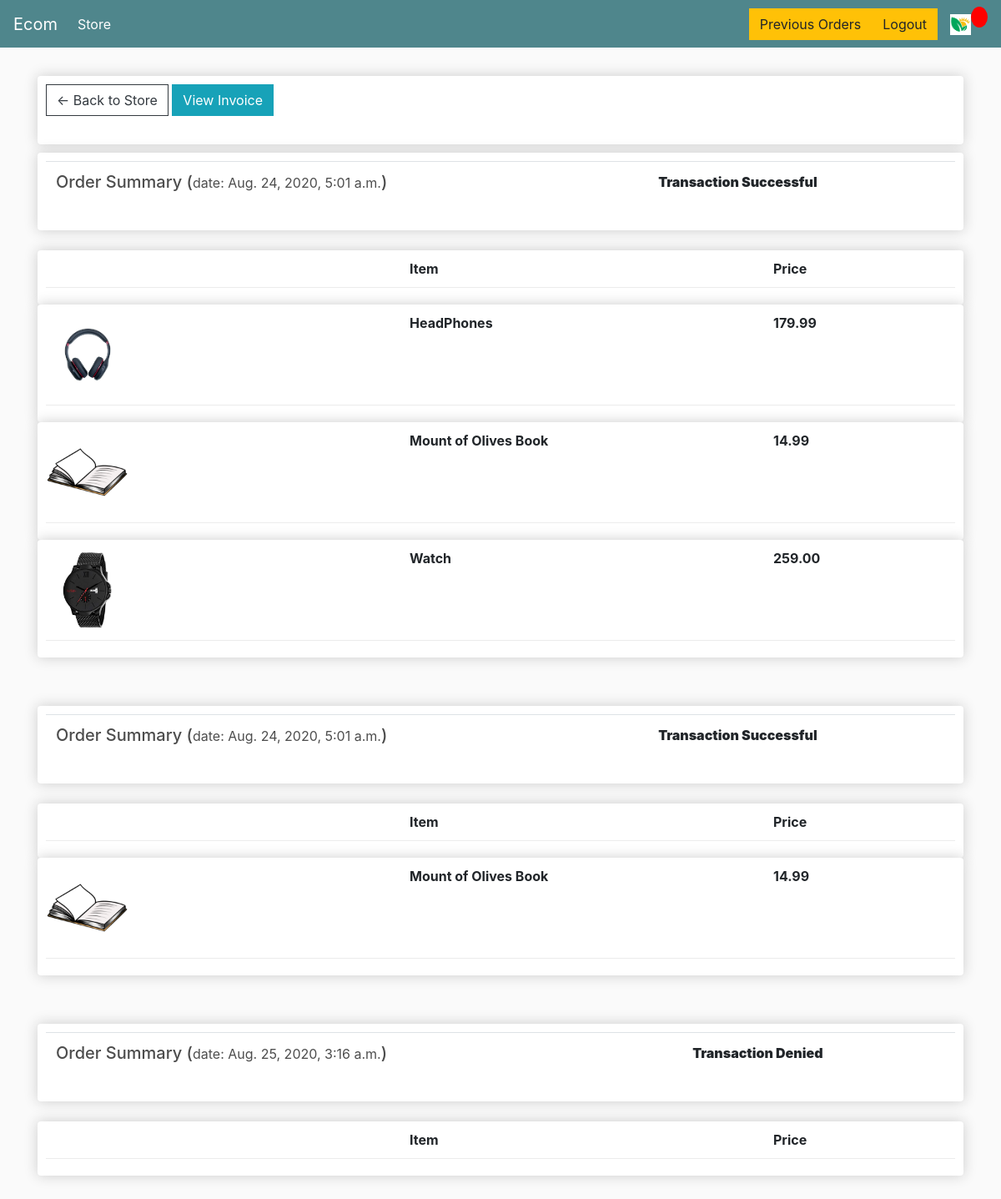
Screenshot of /previous_orders/ (signed in) with the database file from the repository.
### store/models.py (models this page shows, shortened)
class Order(models.Model):
    customer=models.ForeignKey(Customer,on_delete=models.SET_NULL,blank=True,null=True)
    date_ordered=models.DateTimeField(auto_now_add=True)
    complete=models.BooleanField(default=False,null=True,blank=False)
    transaction_id=models.CharField(max_length=200,null=True)

class Product(models.Model):
    CATEGORY = (
        ('Digital', 'Digital'),
        ('Not Digital', 'Not Digital'),
    )
    name=models.CharField(max_length=200,null=True)
    price=models.DecimalField(max_digits=7,decimal_places=2)
    digital=models.BooleanField(default=False,null=True,blank=True)
    image=models.ImageField(null=True,blank=True)
    shippable=models.CharField(max_length=200,null=True,blank=True,choices=CATEGORY)

### store/views.py (the view)
# urls.py: path('previous_orders/',views.previousOrders,name='previous_orders'),
@login_required(login_url='login')
def previousOrders(request):
    cur_user=request.user
    cur_cust=Customer.objects.filter(user=cur_user).first()
    cur_cust_orders=Order.objects.filter(customer=cur_cust)
    all_order_details=[]
    for order in cur_cust_orders:
        all_order_items=OrderItem.objects.filter(order=order)
        all_product_details=[]
        for orderItem in all_order_items:
            temp={'product_name':orderItem.product.name,
                  'product_image':orderItem.product.image,
                  'product_price':orderItem.product.price,
                  'product_quantity':orderItem.quantity}
            all_product_details.append(temp)
        qwe={'order':order,'details':all_product_details}
        all_order_details.append(qwe)
    data['all_order_details']=all_order_details
    context={
        'all_order_details':all_order_details,
    }
    return render(request,'store/my_orders.html',context)

### store/templates/store/my_orders.html
{% extends 'store/main.html' %}
{% load static %}
{% load crispy_forms_tags %}
{% block content %}
<div class="row">
    <div class="col-lg-12">
        <div class="box-element">
            <a href="{% url 'store' %}" class="btn btn-outline-dark">&#x2190; Back to Store</a>
            <a class="btn btn-info " target="_blank" href="{% url 'pdf_view' %}">View Invoice</a>
            <br>
            <br>
        </div>
    </div>
</div>
{% for o in all_order_details %}
    <div class="row">
        <div class="col-lg-12">
            <div class="box-element">
                <table class="table">
                    <tr>
                        <th><h5>Order Summary (<small>date: {{o.order.date_ordered}}</small>)</h5></th>
                        <th><strong>
                            {% if o.order.complete %}
                                Transaction Successful
                            {% else %}
                                Transaction Denied
                            {% endif %}
                        </strong></th>
                    </tr>
                </table>
            </div>
            <br>
            <div class="box-element">
                <div class="cart-row">
                    <div style="flex:2">
                    </div>
                    <div style="flex:2">
                        <strong>Item</strong>
                    </div>
                    <div style="flex:1">
                        <strong>Price</strong>
                    </div>
                </div>
            </div>
            {% for detail in o.details %}
                <div class="box-element">
                    <div class="cart-row">
                        <div style="flex:2">
                            <img class="row-image" src="{{detail.product_image.url}}">
                        </div>
                        <div style="flex:2">
                            <strong>{{detail.product_name}}</strong>
                        </div>
                        <div style="flex:1">
                            <strong>{{detail.product_price}}</strong>
                        </div>
                    </div>
                </div>
            {% endfor %}
        </div>
    </div>
    <br>
    <br>
{% endfor %}
{% endblock content %}

### static/css/main.css (style rules this page uses)
body { background-color: hsl(0, 0%, 98%); }
h1,h2,h3,h4,h5,h6 { color:hsl(0, 0%, 30%); }
.box-element { box-shadow:hsl(0, 0%, 80%) 0 0 16px; background-color: #fff; border-radius: 4px; padding: 10px; }
.col-lg-4, .col-lg-6, .col-lg-8, .col-lg-12 { margin-top: 10px; }
.btn { border-radius: 0; }
.row-image { width: 100px; }
.cart-row { display: flex; align-items: flex-stretch; padding-bottom: 10px; margin-bottom: 10px; border-bottom: 1px solid #ececec; }

### rows the page displays
Order: order.date_ordered "Aug. 24, 2020, 5:01 a.m.", complete "Transaction Successful"
Product: product_name "HeadPhones", product_price "179.99"
Product: product_name "Mount of Olives Book" "Mount of Olives Book", product_price "14.99" "14.99"
Product: product_name "Watch", product_price "259.00"
Order: order.date_ordered "Aug. 24, 2020, 5:01 a.m.", complete "Transaction Successful"
Order: order.date_ordered "Aug. 25, 2020, 3:16 a.m.", complete "Transaction Denied"
